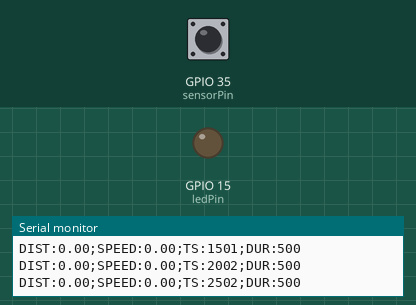
This program was run on a simulated ESP32-S2. On the bench: output pins drawn as LEDs (lit = HIGH), the last lines printed to the serial monitor. The test bench sets the inputs (shaded band); at power-on: GPIO 35 (sensorPin) LOW.

Above: at 2.7 s.
2.8 s: GPIO 35 (sensorPin) pulsed HIGH 2 times (0.12 s each, 0.3 s apart)
At 4.4 s:
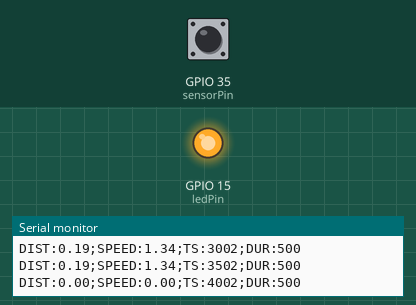
4.9 s: GPIO 35 (sensorPin) driven HIGH
At 6.1 s:
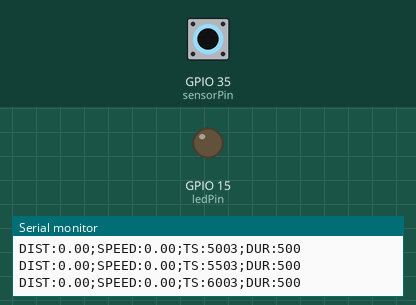
6.4 s: GPIO 35 (sensorPin) driven LOW
At 7.3 s:
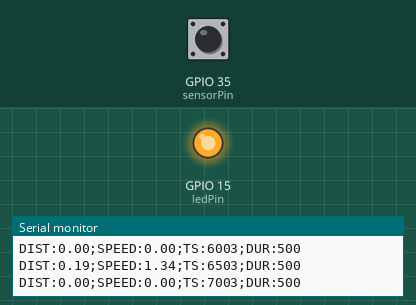
Timing chart, 0 to 8.9 s (numbered marks = the images above; inputs shaded):
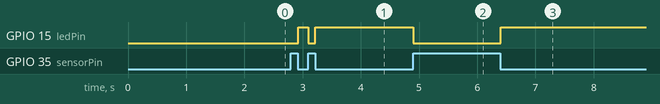

Measured:
- after the input at 2.8 s, GPIO 15 (ledPin): LOW → HIGH after 0.12 s, → LOW 0.18 s later, → HIGH 0.12 s later
- after the input at 4.9 s, GPIO 15 (ledPin): HIGH → LOW at once
- after the input at 6.4 s, GPIO 15 (ledPin): LOW → HIGH at once

The program:

main.cpp
```cpp
#include <Arduino.h>

const int sensorPin = 35; // Pin du capteur
const int ledPin = 15;     // LED interne
const float distancePerPulse = 0.186; // Distance en mètres par impulsion
unsigned long frameInterval = 500;   // Intervalle d'envoi en ms (modifiable avec la commande SET_INTERVAL)

volatile unsigned int pulsesSinceLastFrame = 0;

void setup() {
  Serial.begin(115200);
  pinMode(sensorPin, INPUT);
  pinMode(ledPin, OUTPUT);
}

void loop() {
  static unsigned long lastSend = 0;
  static unsigned int pulsesToSend = 0;
  static unsigned long lastPulse = 0;
  static bool previousState = true;

  // --- Gestion de la commande série SET_INTERVAL ---
  if (Serial.available()) {
    String cmd = Serial.readStringUntil('\n');
    cmd.trim();
    if (cmd.startsWith("SET_INTERVAL:")) {
      unsigned long newInterval = cmd.substring(13).toInt();
      if (newInterval >= 100 && newInterval <= 5000) {
        frameInterval = newInterval;
        Serial.print("ACK_INTERVAL:");
        Serial.println(frameInterval);
      } else {
        Serial.println("ERR_INTERVAL");
      }
    }
  }

  // --- Détection du pulse avec anti-rebond logiciel ---
  unsigned long now = millis();
  bool currentState = digitalRead(sensorPin);
  if (previousState == true && currentState == false && (now - lastPulse > 10)) {
    pulsesSinceLastFrame++;
    digitalWrite(ledPin, HIGH);
    lastPulse = now;
  }
  if (currentState == true) {
    digitalWrite(ledPin, LOW); // Éteint la LED quand le bouton est relâché
  }
  previousState = currentState;

  if (now - lastSend >= frameInterval) {
    pulsesToSend = pulsesSinceLastFrame;
    pulsesSinceLastFrame = 0;

    // Calcul de la distance et vitesse instantanée
    float distance = pulsesToSend * distancePerPulse;
    float speed = (frameInterval > 0) ? (distance / (frameInterval / 1000.0)) * 3.6 : 0;


    // Exemple de trame : DIST:0.25;SPEED:1.80;TS:123456;DUR:500
    // DIST:0.25 → 0,25 m parcourus depuis la dernière trame
    // SPEED:1.80 → vitesse instantanée de 1,80 km/h
    // TS:123456 → timestamp actuel : 123 456 ms depuis le démarrage de l'arduino
    // DUR:500 → durée de l'intervalle de mesure : 500 ms
    // \n → retour à ligne, fin de la trame

    Serial.print("DIST:");
    Serial.print(distance);
    Serial.print(";SPEED:");
    Serial.print(speed, 2);
    Serial.print(";TS:");
    Serial.print(now);
    Serial.print(";DUR:");
    Serial.println(frameInterval);

    lastSend = now;
  }
}
```
